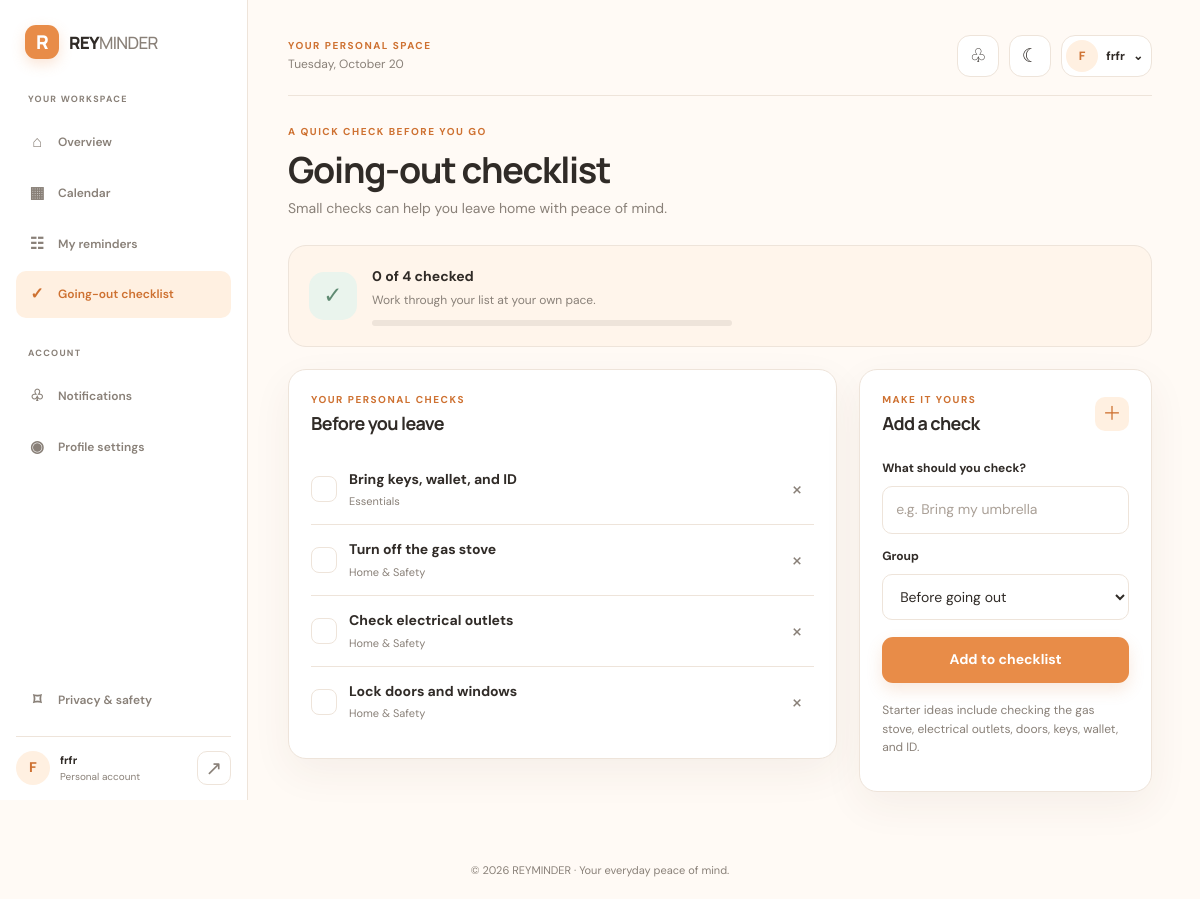
Screenshot of /checklist (signed in) with the database file from the repository.
### tables this page shows
CREATE TABLE checklist_items (
            id INTEGER PRIMARY KEY AUTOINCREMENT,
            user_id INTEGER NOT NULL,
            title TEXT NOT NULL,
            category TEXT NOT NULL DEFAULT 'Before going out',
            checked INTEGER NOT NULL DEFAULT 0,
            created_at TEXT NOT NULL DEFAULT CURRENT_TIMESTAMP,
            FOREIGN KEY(user_id) REFERENCES users(id) ON DELETE CASCADE
        );

### app.py (the view, shortened to what this page needs)
@app.route('/checklist', methods=['GET', 'POST'])
@login_required
def checklist():
    with get_db() as db:
        items = [dict(row) for row in db.execute('SELECT * FROM checklist_items WHERE user_id = ? ORDER BY category, id', (session['user_id'],)).fetchall()]
    return render_template('checklist.html', items=items)

### app.py (called while the page is built, shortened)
def get_db():
    conn = sqlite3.connect(str(DB_PATH), timeout=15)
    conn.row_factory = sqlite3.Row
    conn.execute('PRAGMA foreign_keys = ON')
    conn.execute('PRAGMA busy_timeout = 15000')
    return conn

def login_required(view):
    @wraps(view)
    def wrapped(*args, **kwargs):
        if 'user_id' not in session:
            flash('Please log in to continue.', 'info')
            return redirect(url_for('login'))
        return view(*args, **kwargs)
    return wrapped

def get_user_reminders(user_id):
    with get_db() as db:
        rows = db.execute('SELECT * FROM reminders WHERE user_id = ? ORDER BY completed ASC, due_at ASC', (user_id,)).fetchall()
    return [dict(row) for row in rows]

def get_notifications(user_id):
    now = datetime.now()
    soon = now + timedelta(days=1)
    items = get_user_reminders(user_id)
    notifications = []
    return sorted(notifications, key=lambda n: n['due_at'])

@app.context_processor
def inject_globals():
    notifications = get_notifications(session['user_id']) if session.get('user_id') else []
    return {'current_year': datetime.now().year, 'top_notifications': notifications,
            'notification_count': len(notifications), 'current_date': datetime.now().strftime('%A, %B %d')}

### templates/checklist.html (shortened to what this page needs)
{% extends "app_base.html" %}
{% block app_content %}
<section class="page-intro"><div><span class="eyebrow">A QUICK CHECK BEFORE YOU GO</span><h1>Going-out checklist</h1><p class="muted">Small checks can help you leave home with peace of mind.</p></div></section>
<section class="checklist-banner"><span class="checklist-banner-icon">✓</span><div><strong>{{ items|selectattr('checked')|list|length }} of {{ items|length }} checked</strong><p>Work through your list at your own pace.</p><div class="progress-track"></div></div></section>
<div class="checklist-layout"><section class="panel"><div class="panel-heading"><div><span class="eyebrow">YOUR PERSONAL CHECKS</span><h2>Before you leave</h2></div></div>{% if items %}<div class="checklist-items">{% for item in items %}<div class="checklist-item {% if item.checked %}is-checked{% endif %}"><form method="post" action="{{ url_for('toggle_checklist', item_id=item.id) }}"><button type="submit" class="checklist-check" aria-label="Toggle item">{% if item.checked %}✓{% endif %}</button></form><div><strong>{{ item.title }}</strong><small>{{ item.category }}</small></div><form method="post" action="{{ url_for('delete_checklist', item_id=item.id) }}"><button class="icon-button delete-button" type="submit" title="Remove item" aria-label="Remove item">×</button></form></div>{% endfor %}</div>{% else %}<div class="empty-state"><h3>No checklist items yet</h3><p>Add your own items below.</p></div>{% endif %}</section><section class="panel"><div class="panel-heading"><div><span class="eyebrow">MAKE IT YOURS</span><h2>Add a check</h2></div><span class="heading-icon">＋</span></div><form method="post" class="form-stack"><label for="title">What should you check?</label><input id="title" name="title" maxlength="120" placeholder="e.g. Bring my umbrella" required><label for="category">Group</label><select id="category" name="category"><option>Before going out</option><option>Home & Safety</option><option>Essentials</option><option>School</option><option>Work</option><option>Personal</option></select><button class="button button-primary button-full" type="submit">Add to checklist</button></form><p class="small-text muted checklist-note">Starter ideas include checking the gas stove, electrical outlets, doors, keys, wallet, and ID.</p></section></div>
{% endblock %}

### templates/app_base.html (shortened to what this page needs)
{% extends "base.html" %}
{% block body %}
<div class="app-shell">
  <aside class="sidebar">
    <a class="brand" href="{{ url_for('dashboard') }}"><span class="brand-mark">R</span><span>REY<span class="brand-light">MINDER</span></span></a>
    <div class="sidebar-label">YOUR WORKSPACE</div>
    <a class="nav-link {% if request.endpoint == 'dashboard' %}active{% endif %}" href="{{ url_for('dashboard') }}"><span>⌂</span> Overview</a>
    <a class="nav-link {% if request.endpoint == 'calendar' %}active{% endif %}" href="{{ url_for('calendar') }}"><span>▦</span> Calendar</a>
    <a class="nav-link {% if request.endpoint in ['reminders_page','new_reminder'] %}active{% endif %}" href="{{ url_for('reminders_page') }}"><span>☷</span> My reminders</a>
    <a class="nav-link {% if request.endpoint == 'checklist' %}active{% endif %}" href="{{ url_for('checklist') }}"><span>✓</span> Going-out checklist</a>
    <div class="sidebar-label sidebar-label-lower">ACCOUNT</div>
    <a class="nav-link " href="{{ url_for('notifications') }}"><span>♧</span> Notifications </a>
    <a class="nav-link {% if request.endpoint == 'profile' %}active{% endif %}" href="{{ url_for('profile') }}"><span>◉</span> Profile settings</a>
    <div class="sidebar-bottom">
      <a class="nav-link" href="{{ url_for('privacy') }}"><span>⌑</span> Privacy & safety</a>
      <div class="sidebar-user"><div class="avatar">{{ session.get('user_name','U')[0]|upper }}</div><div class="profile-info"><strong>{{ session.get('user_name','User') }}</strong><small>Personal account</small></div><form method="post" action="{{ url_for('logout') }}"><button class="icon-button" title="Log out" aria-label="Log out">↗</button></form></div>
    </div>
  </aside>
  <main class="main-content">
    <header class="topbar app-topbar">
      <div class="topbar-heading"><span class="eyebrow">YOUR PERSONAL SPACE</span><p class="topbar-date">{{ current_date }}</p></div>
      <div class="top-actions">
        <div class="notification-wrap">
          <a class="top-icon-button notification-button" href="{{ url_for('notifications') }}" aria-label="Notifications" title="Notifications"><span>♧</span>{% if notification_count %}<i>{{ notification_count }}</i>{% endif %}</a>
        </div>
        <button class="top-icon-button" type="button" data-theme-toggle aria-label="Toggle color theme" title="Switch theme"><span data-theme-icon>☾</span></button>
        <a class="top-profile" href="{{ url_for('profile') }}" title="Open profile"><span class="avatar">{{ session.get('user_name','U')[0]|upper }}</span><span class="top-profile-name">{{ session.get('user_name','User').split(' ')[0] }}</span><span>⌄</span></a>
      </div>
    </header>
    {% block app_content %}{% endblock %}
  </main>
</div>
{% endblock %}

### templates/base.html (shortened to what this page needs)
<!doctype html>
<html lang="en" data-theme="light">
<head>
  <link rel="stylesheet" href="{{ url_for('static', filename='css/style.css') }}">
</head>
<body>
  {% block body %}{% endblock %}
  <footer class="site-footer">© {{ current_year }} REYMINDER · Your everyday peace of mind.</footer>
</body>
</html>

### rows the page displays
checklist_items: title "Bring keys, wallet, and ID", category "Essentials"
checklist_items: title "Turn off the gas stove", category "Home & Safety"
checklist_items: title "Check electrical outlets", category "Home & Safety"
checklist_items: title "Lock doors and windows", category "Home & Safety"

### other values shown
{{ session.get('user_name','U')[0]|upper }} "F"
{{ session.get('user_name','User') }} "frfr"
{{ session.get('user_name','User').split(' ')[0] }} "frfr"
{{ items|selectattr('checked')|list|length }} "0"
{{ items|length }} "4"
